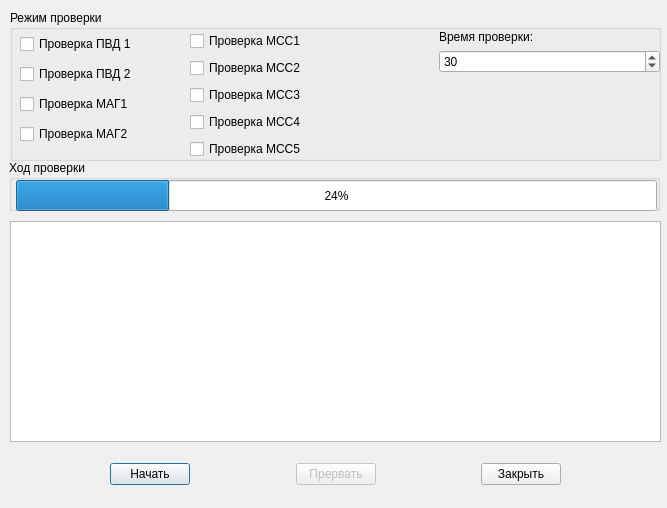
<?xml version="1.0" encoding="UTF-8"?>
<ui version="4.0">
 <class>dSelfTest</class>
 <widget class="QDialog" name="dSelfTest">
  <property name="windowModality">
   <enum>Qt::ApplicationModal</enum>
  </property>
  <property name="geometry">
   <rect>
    <x>0</x>
    <y>0</y>
    <width>667</width>
    <height>508</height>
   </rect>
  </property>
  <property name="windowTitle">
   <string>Самоконтроль</string>
  </property>
  <widget class="QWidget" name="horizontalLayoutWidget">
   <property name="geometry">
    <rect>
     <x>10</x>
     <y>449</y>
     <width>651</width>
     <height>51</height>
    </rect>
   </property>
   <layout class="QHBoxLayout" name="horizontalLayout">
    <item>
     <spacer name="horizontalSpacer">
      <property name="orientation">
       <enum>Qt::Horizontal</enum>
      </property>
      <property name="sizeHint" stdset="0">
       <size>
        <width>40</width>
        <height>20</height>
       </size>
      </property>
     </spacer>
    </item>
    <item>
     <widget class="QPushButton" name="pbStartTest">
      <property name="text">
       <string>Начать</string>
      </property>
     </widget>
    </item>
    <item>
     <spacer name="horizontalSpacer_2">
      <property name="orientation">
       <enum>Qt::Horizontal</enum>
      </property>
      <property name="sizeHint" stdset="0">
       <size>
        <width>40</width>
        <height>20</height>
       </size>
      </property>
     </spacer>
    </item>
    <item>
     <widget class="QPushButton" name="pbStopTest">
      <property name="enabled">
       <bool>false</bool>
      </property>
      <property name="text">
       <string>Прервать</string>
      </property>
     </widget>
    </item>
    <item>
     <spacer name="horizontalSpacer_3">
      <property name="orientation">
       <enum>Qt::Horizontal</enum>
      </property>
      <property name="sizeHint" stdset="0">
       <size>
        <width>40</width>
        <height>20</height>
       </size>
      </property>
     </spacer>
    </item>
    <item>
     <widget class="QPushButton" name="pbClose">
      <property name="text">
       <string>Закрыть</string>
      </property>
     </widget>
    </item>
    <item>
     <spacer name="horizontalSpacer_4">
      <property name="orientation">
       <enum>Qt::Horizontal</enum>
      </property>
      <property name="sizeHint" stdset="0">
       <size>
        <width>40</width>
        <height>20</height>
       </size>
      </property>
     </spacer>
    </item>
   </layout>
  </widget>
  <widget class="QTableView" name="tableView">
   <property name="geometry">
    <rect>
     <x>10</x>
     <y>221</y>
     <width>651</width>
     <height>221</height>
    </rect>
   </property>
  </widget>
  <widget class="QGroupBox" name="groupBox">
   <property name="geometry">
    <rect>
     <x>10</x>
     <y>10</y>
     <width>651</width>
     <height>151</height>
    </rect>
   </property>
   <property name="title">
    <string>Режим проверки</string>
   </property>
   <widget class="QWidget" name="verticalLayoutWidget">
    <property name="geometry">
     <rect>
      <x>10</x>
      <y>20</y>
      <width>160</width>
      <height>121</height>
     </rect>
    </property>
    <layout class="QVBoxLayout" name="verticalLayout">
     <item>
      <widget class="QCheckBox" name="cbPVD1Test">
       <property name="text">
        <string>Проверка ПВД 1</string>
       </property>
      </widget>
     </item>
     <item>
      <widget class="QCheckBox" name="cbPVD2Test">
       <property name="text">
        <string>Проверка ПВД 2</string>
       </property>
      </widget>
     </item>
     <item>
      <widget class="QCheckBox" name="cbMAG1Test">
       <property name="text">
        <string>Проверка МАГ1</string>
       </property>
      </widget>
     </item>
     <item>
      <widget class="QCheckBox" name="cbMAG2Test">
       <property name="text">
        <string>Проверка МАГ2</string>
       </property>
      </widget>
     </item>
    </layout>
   </widget>
   <widget class="QWidget" name="verticalLayoutWidget_2">
    <property name="geometry">
     <rect>
      <x>429</x>
      <y>20</y>
      <width>221</width>
      <height>121</height>
     </rect>
    </property>
    <layout class="QVBoxLayout" name="verticalLayout_2">
     <item>
      <widget class="QLabel" name="label">
       <property name="text">
        <string>Время проверки:</string>
       </property>
      </widget>
     </item>
     <item>
      <widget class="QSpinBox" name="sbCheckTime">
       <property name="maximum">
        <number>600</number>
       </property>
       <property name="value">
        <number>30</number>
       </property>
      </widget>
     </item>
     <item>
      <spacer name="verticalSpacer">
       <property name="orientation">
        <enum>Qt::Vertical</enum>
       </property>
       <property name="sizeHint" stdset="0">
        <size>
         <width>20</width>
         <height>40</height>
        </size>
       </property>
      </spacer>
     </item>
    </layout>
   </widget>
   <widget class="QWidget" name="verticalLayoutWidget_3">
    <property name="geometry">
     <rect>
      <x>180</x>
      <y>20</y>
      <width>160</width>
      <height>131</height>
     </rect>
    </property>
    <layout class="QVBoxLayout" name="verticalLayout_3">
     <item>
      <widget class="QCheckBox" name="cbMSS1Test">
       <property name="text">
        <string>Проверка МСС1</string>
       </property>
      </widget>
     </item>
     <item>
      <widget class="QCheckBox" name="cbMSS2Test">
       <property name="text">
        <string>Проверка МСС2</string>
       </property>
      </widget>
     </item>
     <item>
      <widget class="QCheckBox" name="cbMSS3Test">
       <property name="text">
        <string>Проверка МСС3</string>
       </property>
      </widget>
     </item>
     <item>
      <widget class="QCheckBox" name="cbMSS4Test">
       <property name="text">
        <string>Проверка МСС4</string>
       </property>
      </widget>
     </item>
     <item>
      <widget class="QCheckBox" name="cbMSS5Test">
       <property name="text">
        <string>Проверка МСС5</string>
       </property>
      </widget>
     </item>
    </layout>
   </widget>
  </widget>
  <widget class="QGroupBox" name="groupBox_2">
   <property name="geometry">
    <rect>
     <x>9</x>
     <y>160</y>
     <width>651</width>
     <height>51</height>
    </rect>
   </property>
   <property name="title">
    <string>Ход проверки</string>
   </property>
   <widget class="QProgressBar" name="progressBar">
    <property name="geometry">
     <rect>
      <x>7</x>
      <y>20</y>
      <width>641</width>
      <height>31</height>
     </rect>
    </property>
    <property name="value">
     <number>24</number>
    </property>
    <property name="textVisible">
     <bool>true</bool>
    </property>
   </widget>
  </widget>
 </widget>
 <resources/>
 <connections/>
</ui>
